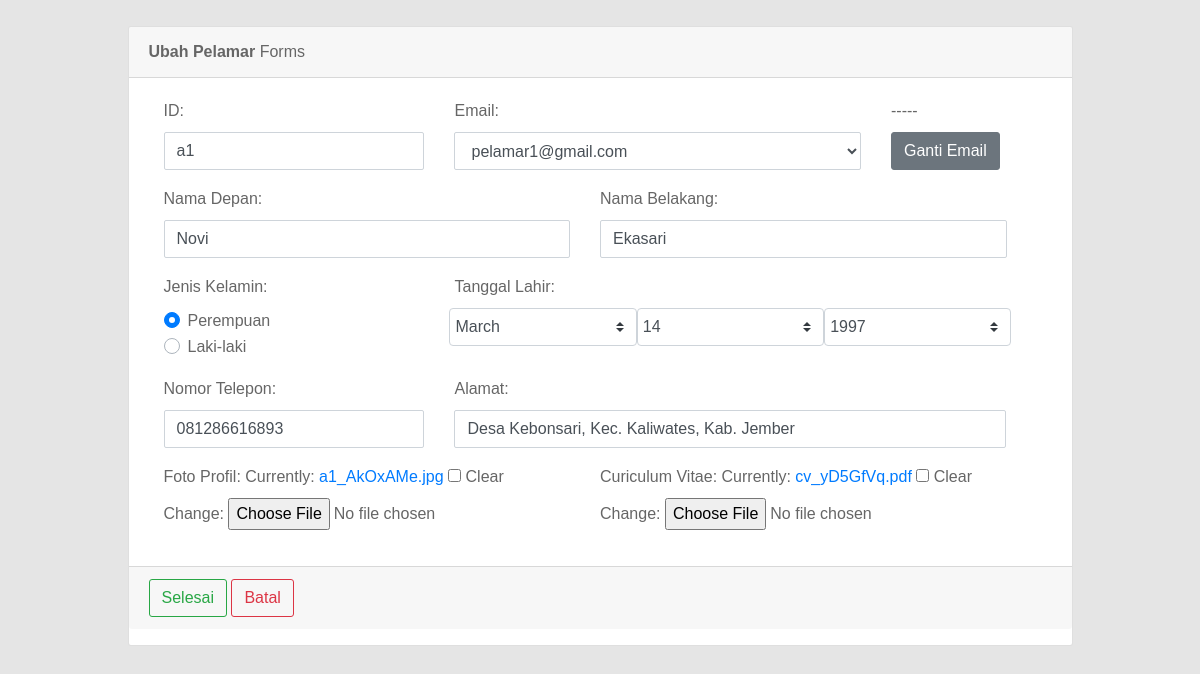
Screenshot of /account/ubah_cand/a1 (signed in) with the database file from the repository.
### account/models.py (models this page shows, shortened)
class candidate(models.Model):
	JENKEL = {
		('laki-laki', 'Laki-laki'),
		('perempuan', 'Perempuan'),
	}
	STAT = {
		('seleksi', 'Seleksi'),
		('diterima', 'Diterima'),
		('ditolak', 'Ditolak'),
	}
	LUL = {
		('d1', 'D1'),
		('d2', 'D2'),
		('d3', 'D3'),
		('d4', 'D4'),
		('s1', 'S1')
	}
	id_candidate	= models.CharField(max_length=3, default=increment_candidate, primary_key=True)
	nama_depan		= models.CharField(max_length=25, null=True)
	nama_belakang	= models.CharField(max_length=25, null=True)
	jenis_kelamin	= models.CharField(max_length=25, choices=JENKEL, default='laki-laki')
	tgl_lahir		= models.DateField(blank=True, null=True)
	no_telp			= models.CharField(max_length=13, null=True, blank=True, validators=[validators.MinLengthValidator(10)])
	alamat	 		= models.TextField(null=True, blank=True)
	foto_profil		= models.ImageField(default='default.jpg', blank=True)
	cv				= models.FileField(default='cv.pdf', blank=True)
	status			= models.CharField(max_length=25, choices=STAT, default='seleksi')
	cand_mail 		= models.OneToOneField(
							users,
							null=True,
							blank=True,
							on_delete=models.CASCADE,
							limit_choices_to={'is_leader':False, 'is_staff':False}
						)

### account/decorators.py (the view)
	def wrapper_func(request, *args, **kwargs):
		if request.user.is_authenticated:
			if request.user.is_staff == True and request.user.is_leader == False:
				return view_func(request, *args, **kwargs)
			else:
				return HttpResponse('Anda tidak memiliki akses ke Halaman Admin')

### account/forms.py (shortened to what this page needs)
class user_change_form(forms.ModelForm):
	password = ReadOnlyPasswordHashField()
	def __init__(self, *args, **kwargs):
		super(user_change_form, self).__init__(*args, **kwargs)
		f = self.fields.get('user_permissions', None)
		if f is not None:
			f.queryset = f.queryset.select_related('content_type')
	class Meta:
		model  = users
		fields = {
			'email',
			'password'
		}
		labels = {
			'email'		:'Email',
		}
		widgets	= {
			'email':forms.EmailInput(
				attrs={
					'class':'form-control',
					'placeholder':'abcdefg@gmail.com',
				},
				),
		}

### account/models.py (called while the page is built)
	def __str__(self):
		return self.email

### account/templates/account/formtu_ubah_cand.html (shortened to what this page needs)
{% extends "base_menu/base.html" %}
{% block isi %}
<div class="page-content--bge5">
	<br>
	<div class="container">
		<div class="col-md-10 offset-md-1">
			<div class="card">
				<form method="POST" enctype="multipart/form-data">
					<div class="card-header">
						<strong>{{judul_isi}}</strong> Forms
					</div>
					<div class="card-body card-block">
						<div class="row col-md-12">
							<div class="form-group col-md-4">
								{{data1.id_candidate.label_tag}}
								{{data1.id_candidate}}
							</div>
							<div class="form-group col-md-6">
								{{data1.cand_mail.label_tag}}
								{{data1.cand_mail}}
							</div>
							<div class="form-group col-md-2">
								<label>-----</label>
								<div class="">
									<button type="button" class="btn btn-secondary" data-toggle="modal" data-target="#exampleModal" data-whatever="@mdo">Ganti Email</button>
								</div>
							</div>
						</div>
						<div class="row col-md-12">
							<div class="form-group col-md-6">
								{{data1.nama_depan.label_tag}}
								{{data1.nama_depan}}
							</div>
							<div class="form-group col-md-6">
								{{data1.nama_belakang.label_tag}}
								{{data1.nama_belakang}}
							</div>
						</div>
						<div class="row col-md-12">
							<div class="form-group col-md-4">
								{{data1.jenis_kelamin.label_tag}}
								{% for jenis_kelamin in data1.jenis_kelamin %}
								<div class="custom-control custom-radio">
									<label class="custom-control-label" for="{{jenis_kelamin.id_for_label}}">
										{{jenis_kelamin.choice_label}}
									</label>
								</div>
								{% endfor %}
							</div>
							<div class="form-group col-md-8">
								{{data1.tgl_lahir.label_tag}}
								<div class="form-row">
									{{data1.tgl_lahir}}
								</div>
							</div>
						</div>
						<div class="row col-md-12">
							<div class="form-group col-md-4">
								{{data1.no_telp.label_tag}}
								{{data1.no_telp}}
							</div>
							<div class="form-group col-md-8">
								{{data1.alamat.label_tag}}
								{{data1.alamat}}
							</div>
						</div>
						<div class="row col-md-12">
							<div class="form-group col-md-6">
								{{data1.foto_profil.label_tag}}
								{{data1.foto_profil}}
							</div>
							<div class="form-group col-md-6">
								{{data1.cv.label_tag}}
								{{data1.cv}}
							</div>
						</div>
					</div>
					<div class="card-footer form-group">
						{% if request.user.is_staff is True %}
						<button type="submit" name="ubah_candidate" class="btn btn-outline-success">
							Selesai
						</button>
						<a href="javascript:history.back()" class="btn btn-outline-danger">
							Batal
						</a>
						{% elif request.user.is_leader is True %}
						<a href="javascript:history.back()" class="btn btn-outline-warning">
							Kembali
						</a>
						{% endif %}
					</div>
				</form>
			</div>
		</div>
	</div>
</div>
{% endblock isi %}

### rows the page displays
candidate: id_candidate "a1", cand_mail "pelamar1@gmail.com", nama_depan "Novi", nama_belakang "Ekasari", no_telp "081286616893", alamat "Desa Kebonsari, Kec. Kaliwates, Kab. Jember"

### other values shown
{{ judul_isi }} "Ubah Pelamar"
{{ data1.id_candidate.label_tag }} "ID:"
{{ data1.cand_mail.label_tag }} "Email:"
{{ data1.nama_depan.label_tag }} "Nama Depan:"
{{ data1.nama_belakang.label_tag }} "Nama Belakang:"
{{ data1.jenis_kelamin.label_tag }} "Jenis Kelamin:"
{{ jenis_kelamin.choice_label }} "Perempuan" "Laki-laki"
{{ data1.tgl_lahir.label_tag }} "Tanggal Lahir:"
{{ data1.no_telp.label_tag }} "Nomor Telepon:"
{{ data1.alamat.label_tag }} "Alamat:"
{{ data1.foto_profil.label_tag }} "Foto Profil:"
{{ data1.cv.label_tag }} "Curiculum Vitae:"
